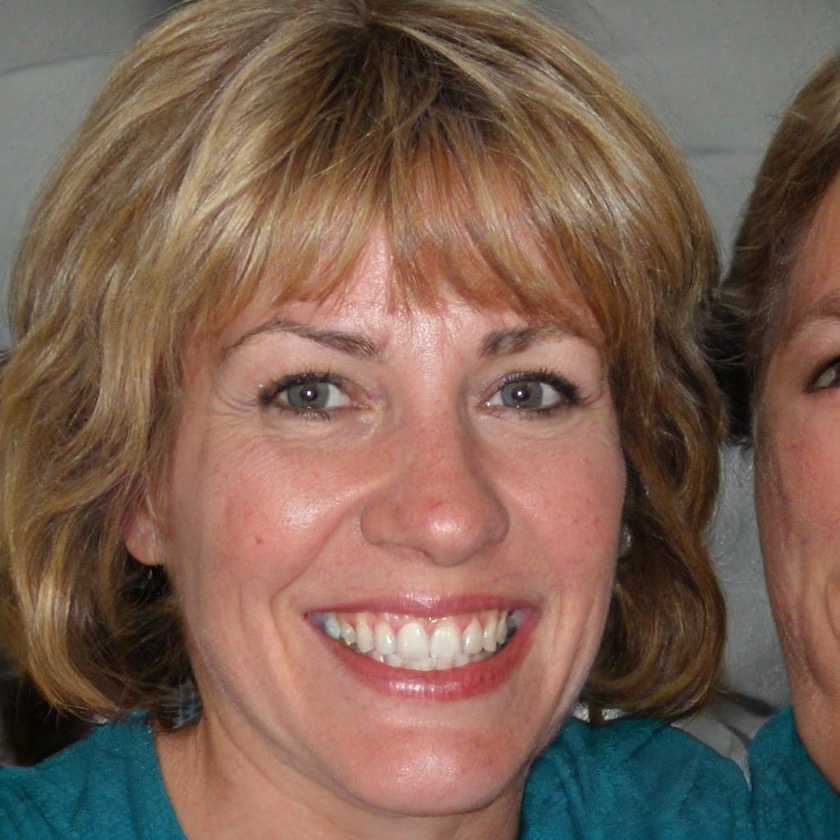
#> input picture PyStuff/Automation/StyleGANS/Dataset/19.jpg, 840 x 840 px, shrunk from 1024 x 1024 before the run
$ python ImgGeneration.py ../../../../Automation/StyleGANS/Dataset/185.jpg ../../../../Automation/StyleGANS/Dataset/19.jpg ../../../../Automation/StyleGANS/Dataset/19.jpg ../../../../Automation/StyleGANS/Dataset/19.jpg ../../../../Automation/StyleGANS/Dataset/19.jpg
#> lines starting #> are read from the running program, lines starting #| are printed output that depends on the picture
import sys
import time
import math
import base64
import piexif
import numpy as np
from PIL import Image
from colorama import Fore,Style

t1_ = time.time()
def steg(OutFile, SeedValue, BioTone, VoiceFile, Face1, Face2=None, Face3=None, Face4=None, Face5=None,  Palm=None,  Iris=None, Ear=None):
    b64 = {'A': '000000', 'B': '000001', 'C': '000010', 'D': '000011', 'E': '000100', 'F': '000101', 'G': '000110', 'H': '000111', 'I': '001000', 'J': '001001', 'K': '001010', 'L': '001011', 'M': '001100', 'N': '001101', 'O': '001110', 'P': '001111', 'Q': '010000', 'R': '010001', 'S': '010010', 'T': '010011', 'U': '010100', 'V': '010101', 'W': '010110', 'X': '010111', 'Y': '011000', 'Z': '011001', 'a': '011010', 'b': '011011', 'c': '011100', 'd': '011101', 'e': '011110', 'f': '011111', 'g': '100000', 'h': '100001', 'i': '100010', 'j': '100011', 'k': '100100', 'l': '100101', 'm': '100110', 'n': '100111', 'o': '101000', 'p': '101001', 'q': '101010', 'r': '101011', 's': '101100', 't': '101101', 'u': '101110', 'v': '101111', 'w': '110000', 'x': '110001', 'y': '110010', 'z': '110011', '0': '110100', '1': '110101', '2': '110110', '3': '110111', '4': '111000', '5': '111001', '6': '111010', '7': '111011', '8': '111100', '9': '111101', '+': '111110', '/': '111111'}

    CompleteGrid = np.zeros((3,3), dtype=np.ndarray)
    Grids = {"BioTone":[VoiceFile, [1,1]], "Faces":[Face1, [0,0]], "Face2":[Face2, [0,1]], "Face3":[Face3, [0,2]], "Face4":[Face4, [1,0]], "Face5":[Face5, [1,2]], "Palm":[Palm, [2,0]], "Iris":[Iris, [2,1]], "Ear":[Ear, [2,2]]}
    Grids_ar = np.array(list(Grids.keys()))
    BioToneimg = Image.open(BioTone).convert('RGB')
#> BioToneimg is the input picture: PIL image 840x840 RGB; mean R, G, B 122.5, 96.7, 82.7
    orgDim = np.array(BioToneimg).shape
#> orgDim = (840, 840, 3)
    metaData = {}
    CheckList = []
    print("\n")
    def formation(z):
#> called with z = 'BioTone'
        t1 = time.time()
        if z not in CheckList:
            print(Fore.YELLOW+Style.BRIGHT+"Grid: ", z)
            print(Fore.BLUE+Style.BRIGHT+"FeedFile: ", Grids[z][0])
            if z=="BioTone":
                byte_depth = 3
                img = BioToneimg
            else:
                byte_depth = 8
                np.random.seed(math.prod((int(SeedValue), list(Grids.keys()).index(z))))
                ar = np.random.randint(255,size=orgDim).astype(np.uint8)
                img = Image.fromarray(ar)
            img_ar = np.array(img)
            dim = img_ar.shape
#> dim = (840, 840, 3)
            print(Fore.MAGENTA+Style.BRIGHT+"Byte_Depth: ", byte_depth, Fore.RESET)
            if Grids[z][0] is not None:
                f = open(Grids[z][0], 'rb')
                b64_str = f.read()
                obj_data = base64.urlsafe_b64encode(b64_str)
                obj_b64 = obj_data.decode('ascii').replace("_","/").replace("-","+").replace('=','')
                encode_ar = np.array(list(obj_b64))
                print("Base64 Chars: ", len(obj_b64))

                def b64_bin(x,d):
                    return d[x]
                vfun = np.vectorize(b64_bin)
                encode_bin = vfun(encode_ar, b64)
                print(encode_bin)

                s_bin="".join(encode_bin)
                if len(s_bin)%byte_depth!=0:
                    s_bin+="0"*(byte_depth-(len(s_bin)%byte_depth))
                if byte_depth<=0 or byte_depth>8:
                    raise Exception("Invalid Byte Depth Value")
                if len(s_bin)>(math.prod([dim[0],dim[1],3,byte_depth])):
                    print(Fore.RED, "DataBits ~",len(s_bin), ">", "BitsAvailable ~", (math.prod([dim[0],dim[1],3,byte_depth])), Fore.RESET)
                    raise Exception("Insufficient Memory Spacing, Increase Byte Depth Value")
                ch_bin=np.array(list(s_bin)).reshape(int(len(s_bin)/byte_depth),byte_depth)

                print(Fore.RED+"Available bits:  ",math.prod([dim[0],dim[1],3,byte_depth]))
#| [31mAvailable bits:   6350400
                print(Fore.RED+"Msg bits:  ",len(s_bin))
                px_ht = math.ceil((len(s_bin)/3))
                px_wd = 1
                if px_ht>dim[1]:
                    px_wd = math.ceil(len(s_bin)/dim[0]/3/byte_depth)
#> px_wd = 235
                    px_ht = dim[0]
#> px_ht = 840
                print(Fore.CYAN+Style.BRIGHT+"No of PixelsRows: ",px_wd)
#| [36m[1mNo of PixelsRows:  235
                print(Fore.CYAN+Style.BRIGHT+"No of PixelsColumns: ",px_ht)
#| [36m[1mNo of PixelsColumns:  840

                select_px = img_ar[:px_wd+1, :px_ht+1]
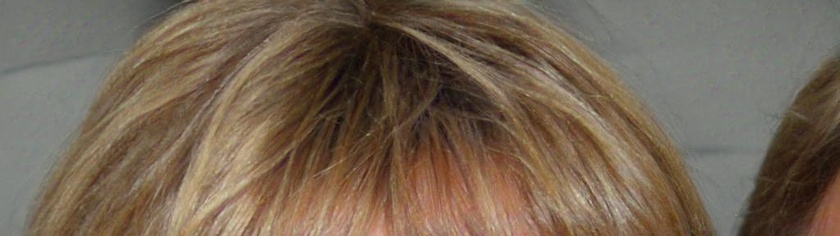
#> select_px: shape (236, 840, 3); mean R, G, B 117.4, 100.5, 83
                print(Fore.MAGENTA+Style.BRIGHT+"Select Pixel Count: ",len(select_px))
#| [35m[1mSelect Pixel Count:  236
                flat_px = select_px.flatten()
                print(flat_px)
#> (printed output is left out)
                zip_bin = np.array(list(zip(flat_px,ch_bin)), dtype=object)
                print(Fore.YELLOW+Style.BRIGHT+"Select Pixel Bits: ", len(flat_px))
#| [33m[1mSelect Pixel Bits:  594720

                def bin_embed(x):
                    bin_val = bin(int(x[0]))
                    bin_val = list(bin_val)[2:]
                    bin_val[-byte_depth:] = x[1]
                    bin_str = "".join(bin_val)
                    return int(bin_str,2)

                vfunc = np.vectorize(bin_embed, signature='(n)->()')
                encoded_px = vfunc(zip_bin)
                encoded_px=np.append(encoded_px, flat_px[len(encoded_px):])

                reshaped_px = encoded_px.reshape(select_px.shape)
                stuff_region = reshaped_px.shape
#> stuff_region = (236, 840, 3)
                print(Fore.BLUE+Style.BRIGHT+"Embedded Region: ", stuff_region)
#| [34m[1mEmbedded Region:  (236, 840, 3)
                img_ar[:px_wd+1, :px_ht+1]=reshaped_px

                endFile = Grids[z][0].split("/")
                embedFile = endFile[len(endFile)-1]
                metaData[str(Grids[z][1])] = [byte_depth, stuff_region, embedFile]

                t2 = time.time()
                print(Fore.RESET+"ExecTime",t2-t1,"\n\n")
            CompleteGrid[Grids[z][1][0], Grids[z][1][1]] = img_ar
        CheckList.append(z)

    vfunct = np.vectorize(formation)
    vfunct(Grids_ar)
    print("\n", metaData)
    PatchedImg = np.vstack((np.hstack(CompleteGrid[0]), np.hstack(CompleteGrid[1]), np.hstack(CompleteGrid[2])))
    embed_img = Image.fromarray(PatchedImg)
    embed_img.save(OutFile)
    exif_dict = piexif.load(OutFile)
    exif_dict["Exif"][piexif.ExifIFD.UserComment] = str(metaData).encode("utf-8")
    exif_bytes = piexif.dump(exif_dict)
    meta_img = Image.open(OutFile)
    meta_img.save(OutFile, exif=exif_bytes)
#> (the run stopped early here; a loop or call above may not have finished)

$ run again, on PyStuff/Automation/StyleGANS/Dataset/213.jpg
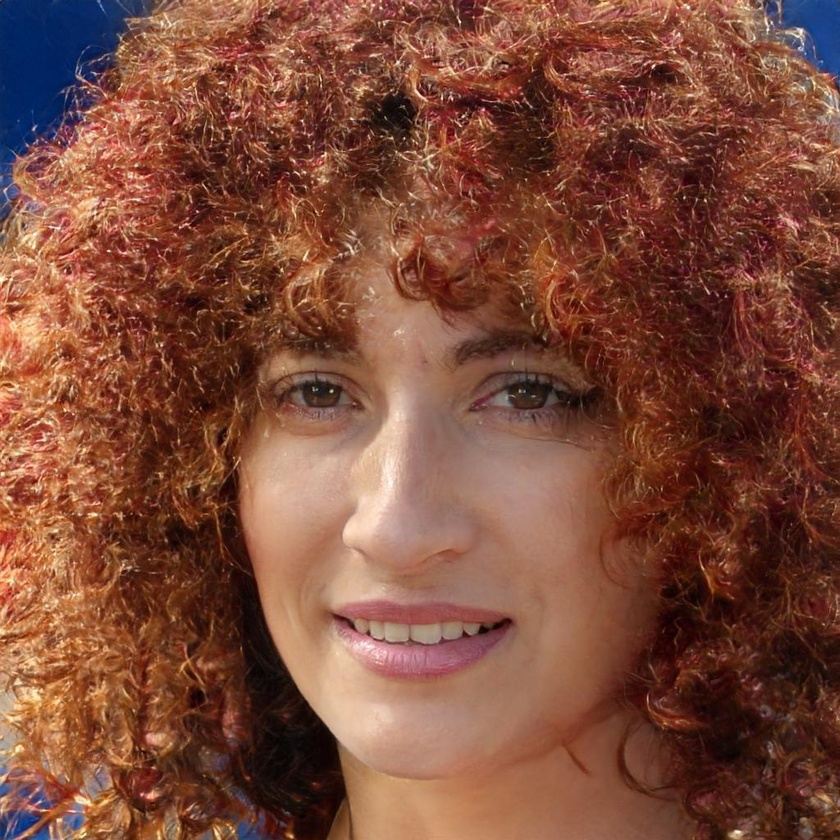
#> input picture PyStuff/Automation/StyleGANS/Dataset/213.jpg, 840 x 840 px, shrunk from 1024 x 1024 before the run
#> in steg, BioToneimg is the input picture: PIL image 840x840 RGB; mean R, G, B 125.9, 75.1, 57.8
#| [31mAvailable bits:   6350400
#| [36m[1mNo of PixelsRows:  333
#| [36m[1mNo of PixelsColumns:  840
#> in formation, `select_px = img_ar[:px_wd+1, :px_ht+1]`:
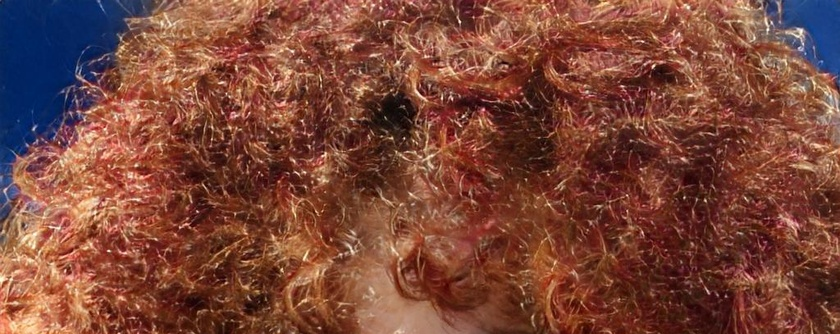
#> select_px: shape (334, 840, 3); mean R, G, B 123.4, 70.3, 56.7
#| [35m[1mSelect Pixel Count:  334
#> (printed output is left out)
#| [33m[1mSelect Pixel Bits:  841680
#| [34m[1mEmbedded Region:  (334, 840, 3)

$ run again, on PyStuff/Automation/StyleGANS/Dataset/422.jpg
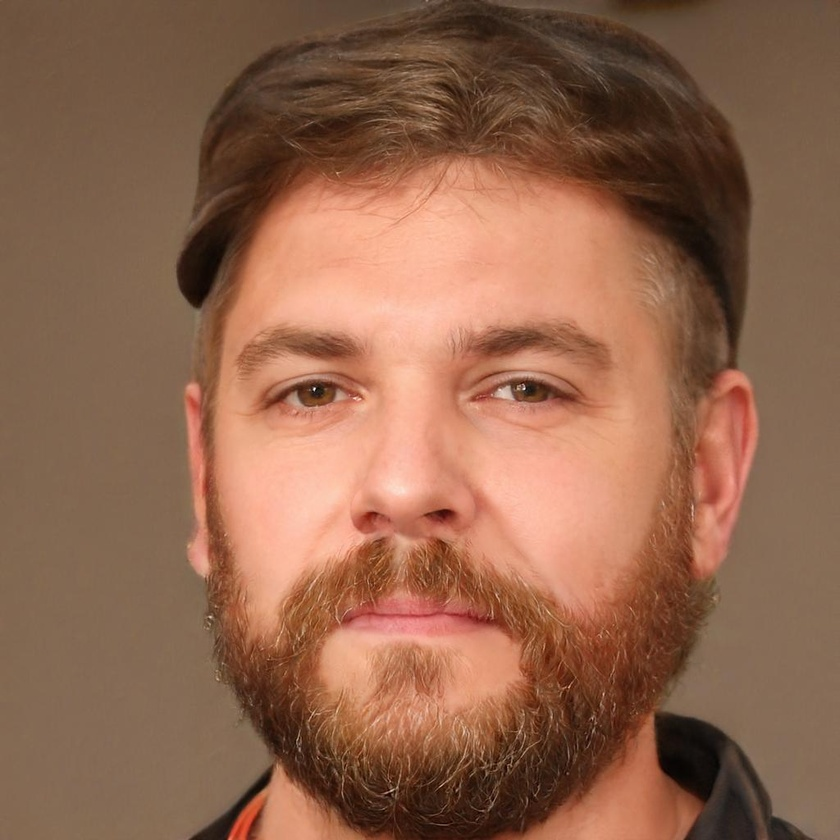
#> input picture PyStuff/Automation/StyleGANS/Dataset/422.jpg, 840 x 840 px, shrunk from 1024 x 1024 before the run
#> in steg, BioToneimg is the input picture: PIL image 840x840 RGB; mean R, G, B 145.2, 101.5, 77.7
#| [31mAvailable bits:   6350400
#| [36m[1mNo of PixelsRows:  170
#| [36m[1mNo of PixelsColumns:  840
#> in formation, `select_px = img_ar[:px_wd+1, :px_ht+1]`:
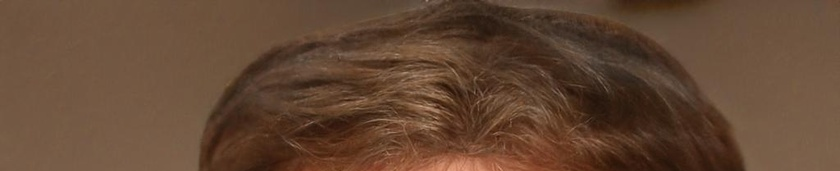
#> select_px: shape (171, 840, 3); mean R, G, B 99.5, 71.4, 51.6
#| [35m[1mSelect Pixel Count:  171
#> (printed output is left out)
#| [33m[1mSelect Pixel Bits:  430920
#| [34m[1mEmbedded Region:  (171, 840, 3)

$ run again, on PyStuff/Automation/StyleGANS/Dataset/429.jpg
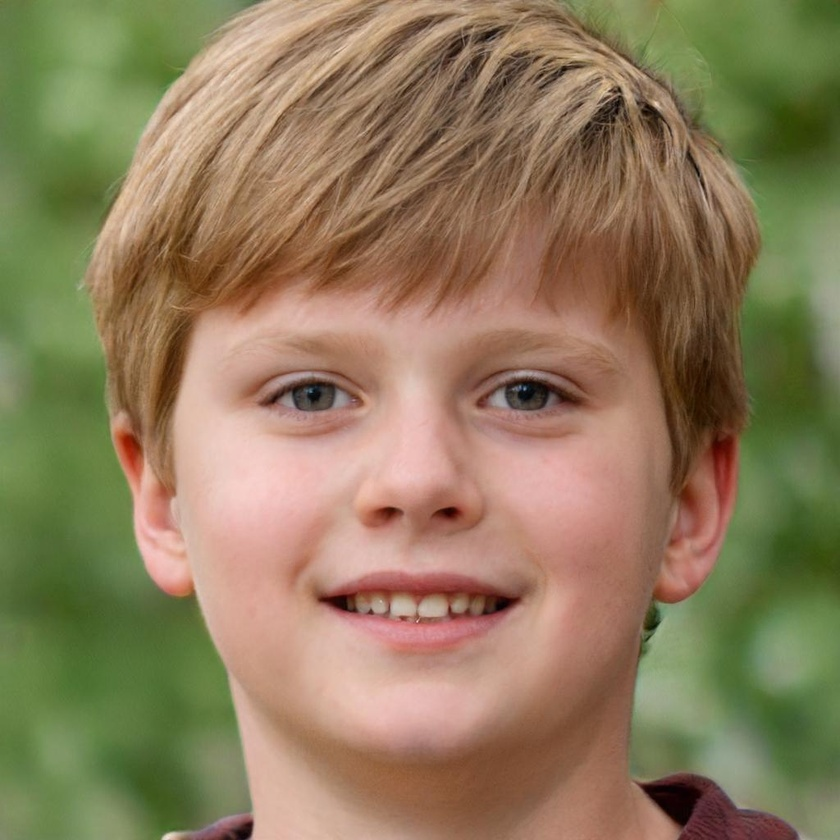
#> input picture PyStuff/Automation/StyleGANS/Dataset/429.jpg, 840 x 840 px, shrunk from 1024 x 1024 before the run
#> in steg, BioToneimg is the input picture: PIL image 840x840 RGB; mean R, G, B 142.1, 124.1, 91.5
#| [31mAvailable bits:   6350400
#| [36m[1mNo of PixelsRows:  185
#| [36m[1mNo of PixelsColumns:  840
#> in formation, `select_px = img_ar[:px_wd+1, :px_ht+1]`:
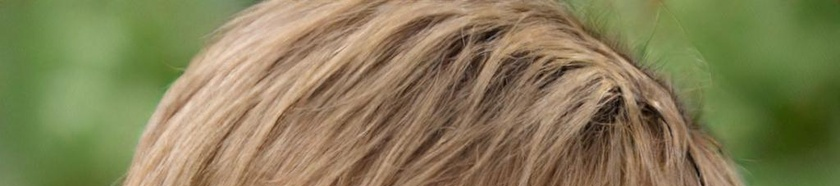
#> select_px: shape (186, 840, 3); mean R, G, B 133.6, 126.9, 87.5
#| [35m[1mSelect Pixel Count:  186
#> (printed output is left out)
#| [33m[1mSelect Pixel Bits:  468720
#| [34m[1mEmbedded Region:  (186, 840, 3)
